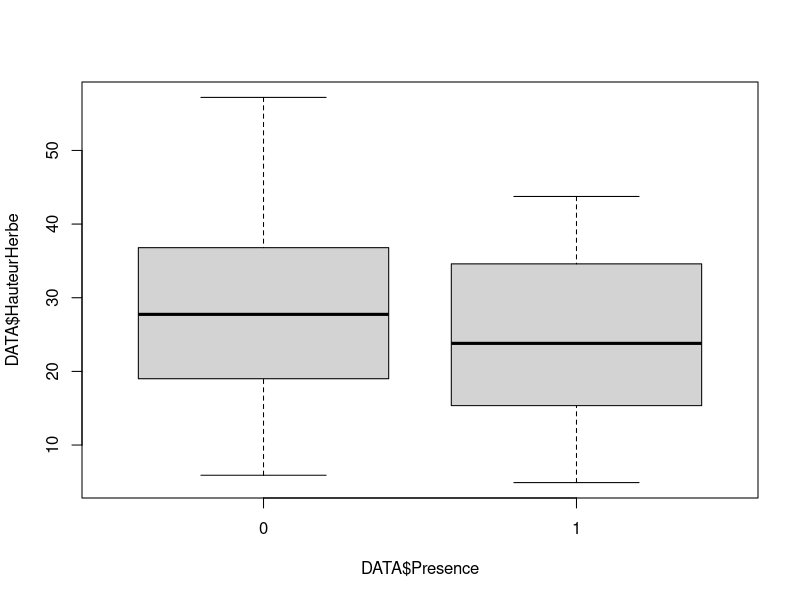
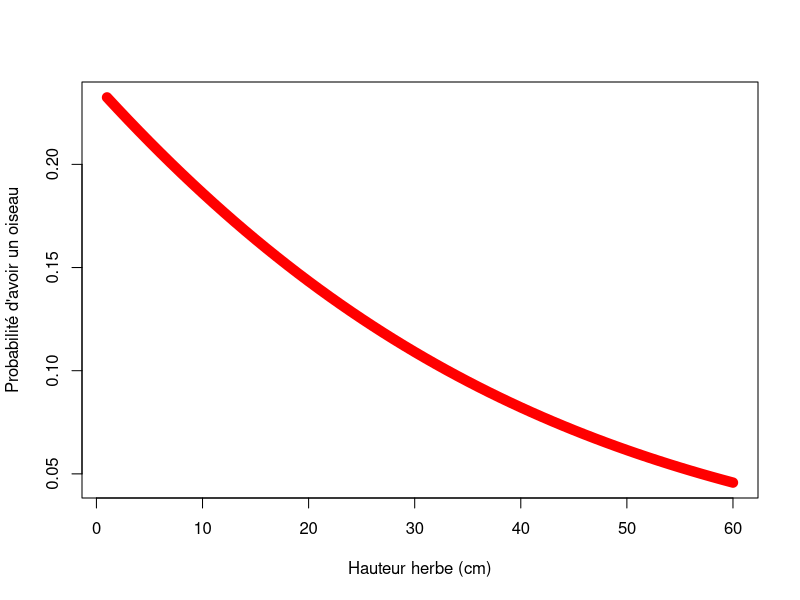

Recreate these plots in R, in order.
DATA<-read.table("Oiseaux.txt",header=T)
DATA$Presence
summary(DATA)
table(DATA$Presence)
boxplot(DATA$HauteurHerbe~DATA$Presence)
Mod0<-glm(Presence~1, data=DATA, family="binomial")
summary(Mod0)
Mod<-glm(Presence~HauteurHerbe, data=DATA, family="binomial")
summary(Mod)

Proba<-exp(-1.16-0.031*1:60)/(1+exp(-1.16-0.031*1:60))

Proba<-predict(Mod, newdata=data.frame(HauteurHerbe=1:60),type="response")

plot(1:60, Proba, xlab="Hauteur herbe (cm)", ylab="Probabilité d'avoir un oiseau", type="l", lwd=10, col="red")